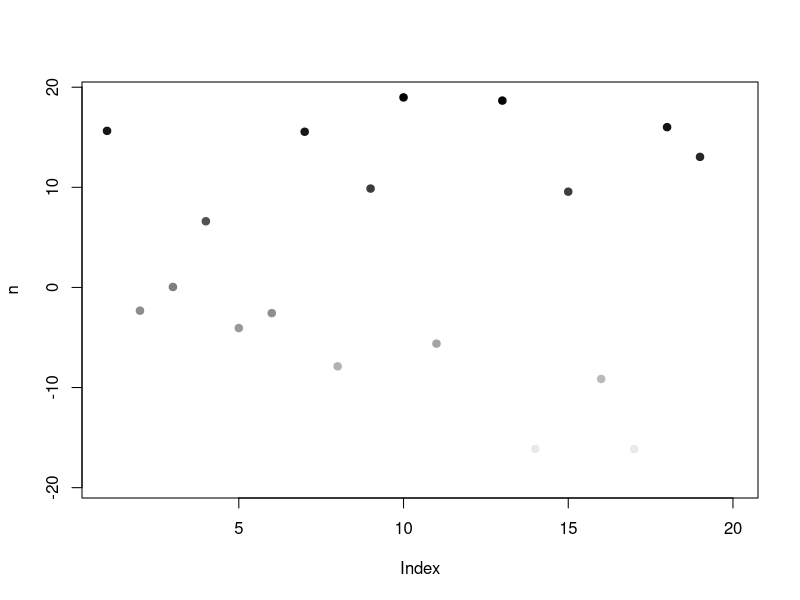
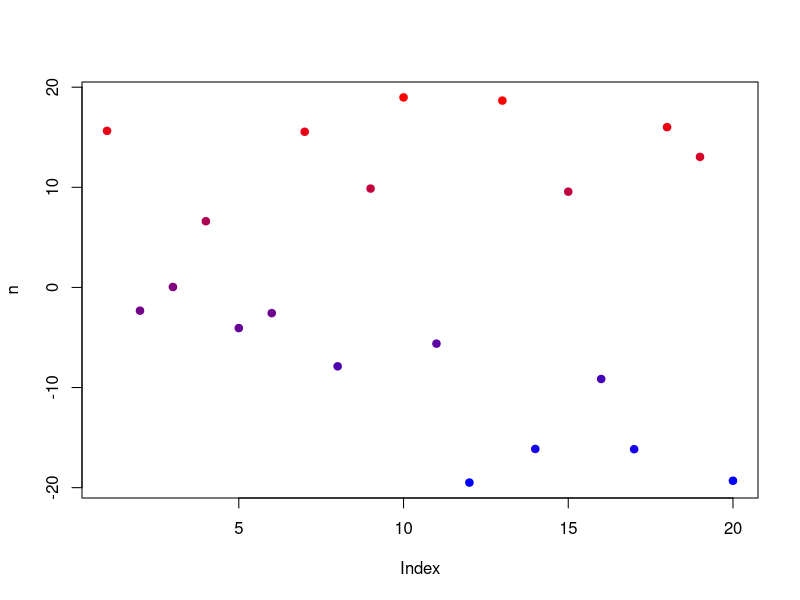
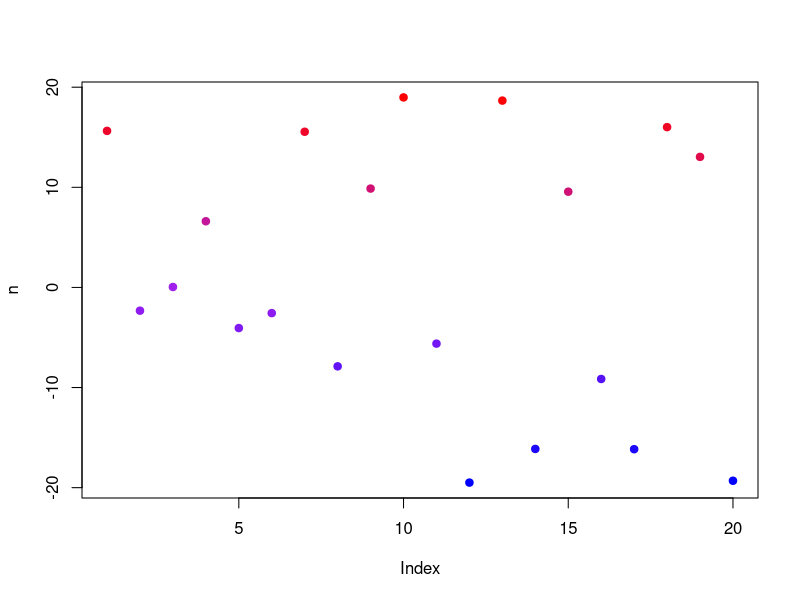
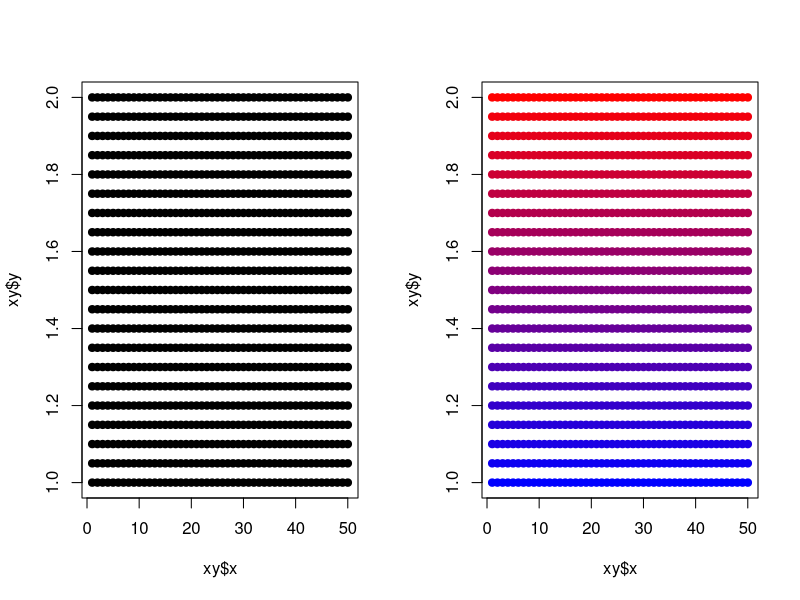
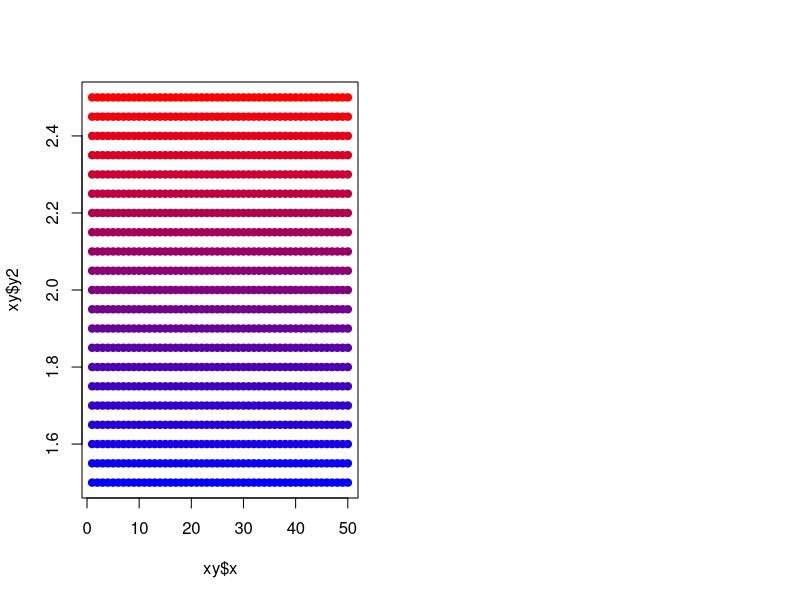
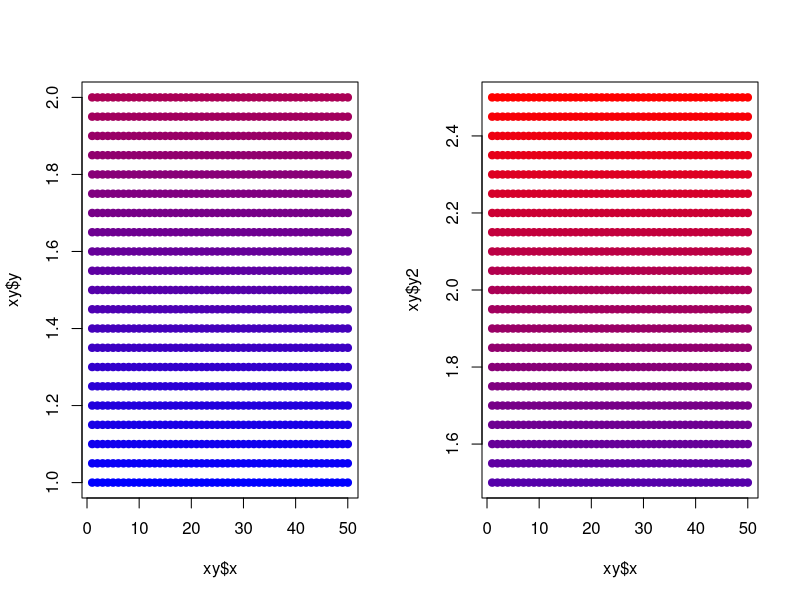

The R script that drew these images, in order:
### Title: Vignette of scale_color_base() function
###
### Author: Michael Koontz
### Email: mikoontz@gmail.com
###
### Date Created: 20151018
### Last Modified: 20151110
###
### Intention: Example uses of convenience function for base R that maps values to a continuous palette.

### Function description: scale_color_base() is a convenient wrapper function to make a color ramp in base R. Takes a vector of values, a character vector of colors to map to, an optional new numeric range to map to (useful for fixing a numeric range to make two separate vectors comparable), an optional na.rm, and a transparency option.

# Returns
#   a character value of hex color values with a length equal to the length of value where each color value represents the mapping of each value to a continuous color palette.

# Arguments 
#   value is a vector of numeric values

#   colors is a vector of colors that gets passed to colorRamp for interpolation. Can be a character vector of color names, a character vector of hex values, or numeric vector of positive integers. Lower values map to the first elements of the vector, higher values map to the last elements of the vector. Default is palette is white to black. 

#   na.rm gets passed to the range function via the mapToRange argument. Using na.rm=TRUE is required if you want the function to ignore NAs and map to non-NA values. Default is FALSE.

#   mapToRange is a 2-element numeric vector representing the minimum and maximum (in that order) fixed numeric range to map the values to.  Passing the result of any call to range() would be sufficient. Example: range(c(vector1, vector2)) gets the overall range for both vectors. The default is the vector returned by calling the range() function on the supplied value= argument.

#   alpha is a transparency option. Useful when lots of points are being plotted. Default is 1 (totally opaque).

# printRecast is a logical that specifies whether the recast values are to be printed to the console. This might be useful when determining how a particular numeric vector might be mapped to a new range (when also using mapToRange= argument)


scale_color_base <- function(value, colors=c("white", "black"), na.rm=FALSE, mapToRange=range(value, na.rm=na.rm), alpha=1, printRecast=FALSE)
{
  # Check whether there are NAs in the value vector and the user did NOT specify to deal with them. Error results if both of these are true
  if (na.rm==FALSE & any(is.na(value)))
    stop("There are NAs in your vector. Using na.rm=TRUE will remove them for the mapping calculations, but add them back in in the final vector. Try that.")
  
  # Recasting subtracts the minimum from all elements of the value vector and divides by the maximum of the frame-shifed vector. Use na.rm=TRUE if there are NAs. The result is a vector with a length of length(value) of 0's and 1's. Values below the minimum value get a 0 and values above the maximum value get a 1.
  recast_value <- (value[!is.na(value)] - mapToRange[1]) / (diff(mapToRange))
  recast_value[recast_value < 0] <- 0
  recast_value[recast_value > 1] <- 1
  
  # Use the colorRamp function to create a function that will parse values into a 3-column matrix of rgb fields. Specify the range that the colors should span (low to high)
  color_fnc <- colorRamp(colors=colors)
  
  # Set up storage vector of plot colors starting with all NAs. The non-NA colors will be put into their appropriate position in the vector  
  plot_colors <- rep("NA", length(value))
  
  # Define the plot colors by calling the rgb() function. Divide the 3-column matrix result of color.fnc by 255 such that values remain between 0 and 1. Refill the storage vector only in the places where the value vector wasn't an NA.
  plot_colors[!is.na(value)] <- rgb(color_fnc(recast_value)/255, alpha=alpha)

  # Print the recast_value if the printRecast argument is TRUE
  if (printRecast) {
    print(recast_value)
  }
  
  return (plot_colors)
}

#-------------
# Example use
#-------------

set.seed(0727)
# Vector to that we want mapped to a color palette
n <- runif(20, min=-20, max=20)

# Default is white to black
plot(n, col=scale_color_base(n), pch=19)

# Colors can be set using the colors= argument
plot(n, col=scale_color_base(n, colors=c("blue", "red")), pch=19)

# More than two colors are possible
plot(n, col=scale_color_base(n, colors=c("blue", "purple", "red")), pch=19)



# Fix the numeric range to map the values to. Useful for comparing two vectors with the same color palette.
par(mfrow=c(1,2))
x <- 1:50
y <- seq(from=1, to=2, by=0.05)
xy <- expand.grid(x, y)
names(xy) <- c("x", "y")

plot(x=xy$x, y=xy$y, pch=19)

# Use the scale_color_base() function to map to the range of the x*y values
plot(x=xy$x, y=xy$y, pch=19, col=scale_color_base((xy$y), colors=c("blue", "red")))

# New variable y2 is 0.5 greater (50% of original range) than y. Mapping to its range will show the exact same plot as when the range was 1 to 2 as when the range is 1.5 to 2.5:
xy$y2 <- xy$y + 0.5
plot(x=xy$x, y=xy$y2, pch=19, col=scale_color_base((xy$y2), colors=c("blue", "red")))

# But if we want to compare the two ranges side by side, we want the color palette to reflect that the second range is greater than the first. So we can use the mapToRange to fix the range that we want to map the values of each vector to.
par(mfrow=c(1,2))
# The range we want to map to is the min and max of the WHOLE range of the data, including both vectors.
new_range <- range(c(xy$y, xy$y2))
new_range

plot(x=xy$x, y=xy$y, pch=19, col=scale_color_base((xy$y), colors=c("blue", "red"), mapToRange=new_range))

plot(x=xy$x, y=xy$y2, pch=19, col=scale_color_base((xy$y2), colors=c("blue", "red"), mapToRange=new_range))